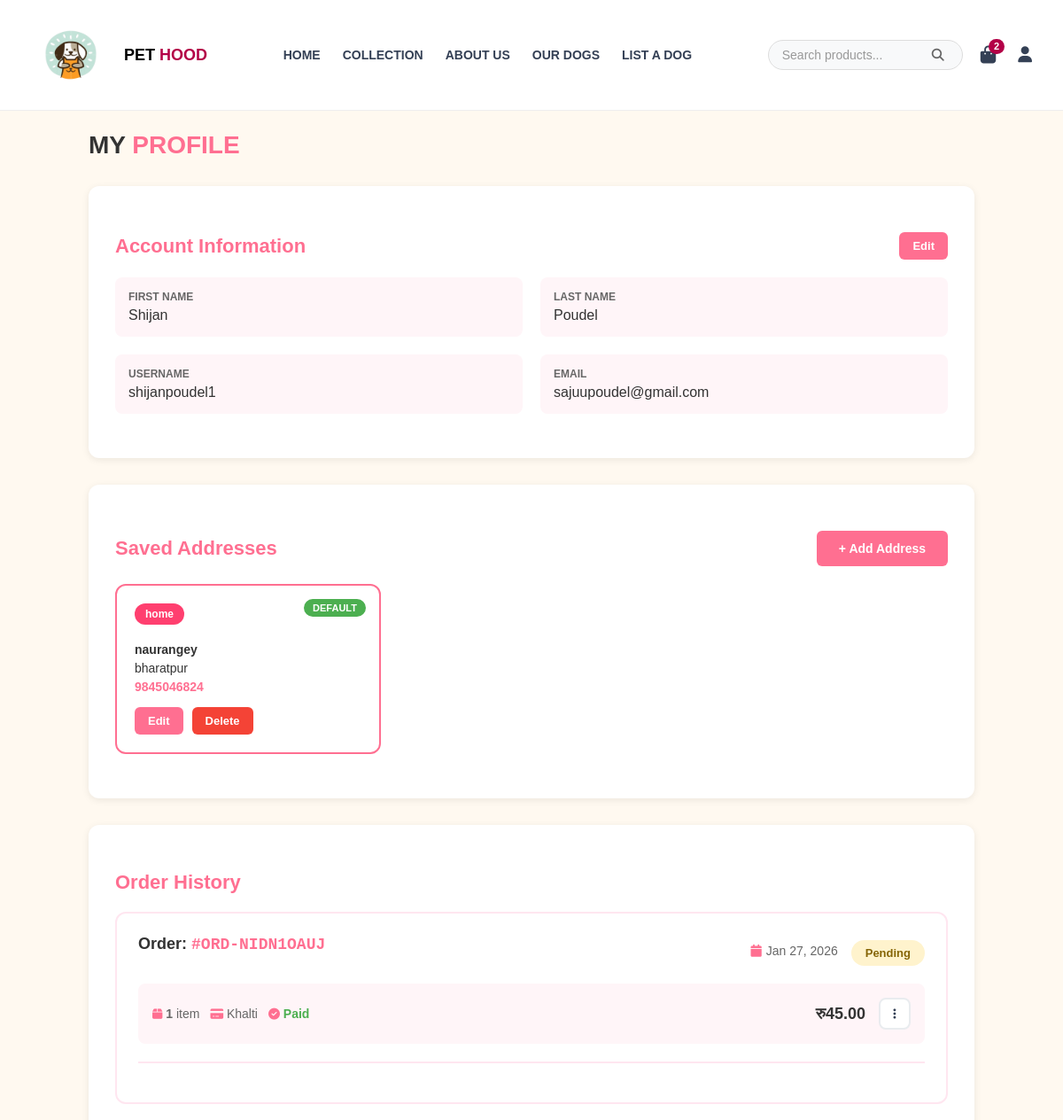
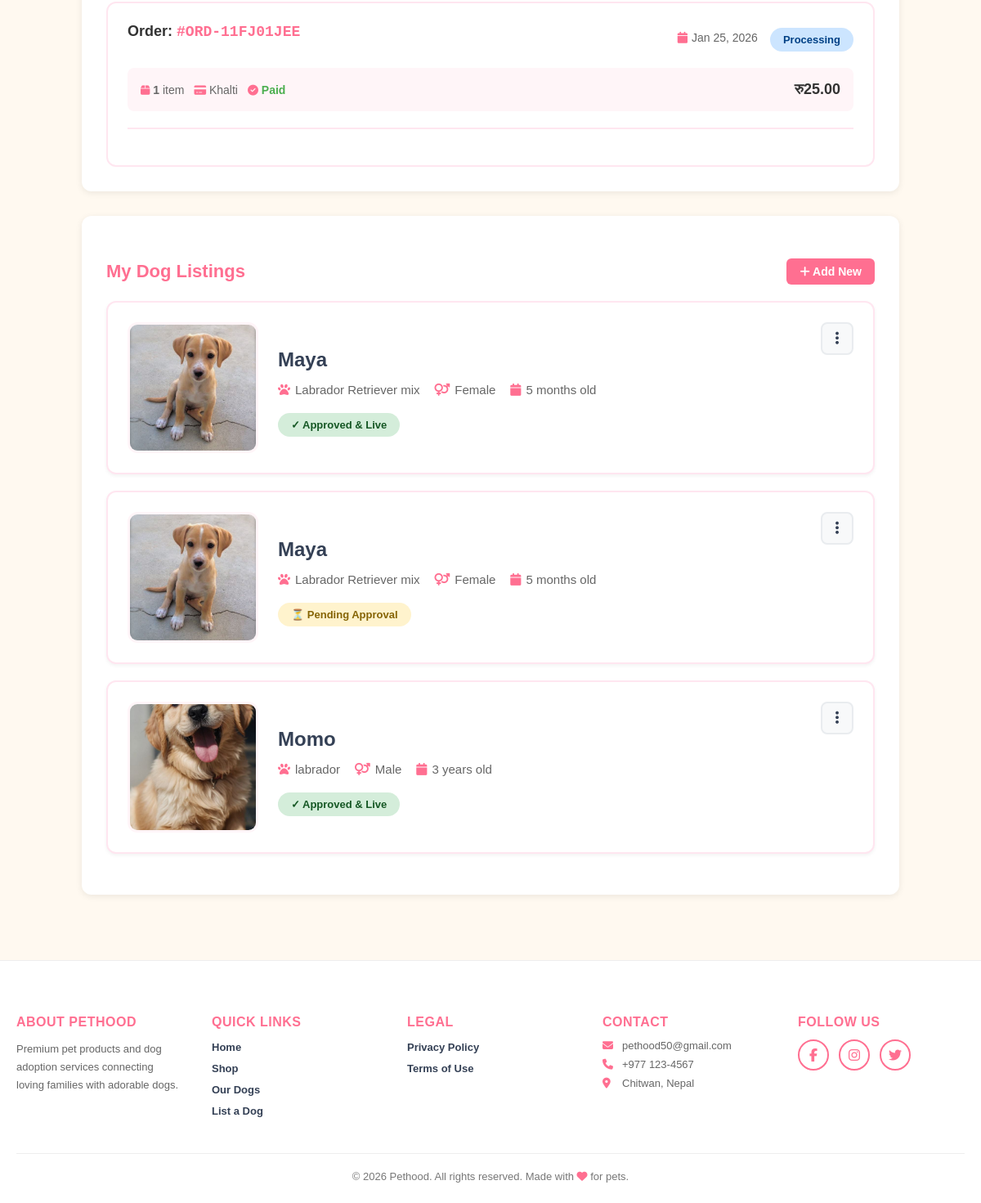
Screenshot of /profile/ (signed in) with the database file from the repository (2 pictures, top to bottom).
### userauth/models.py (models this page shows, shortened)
class Address(models.Model):
    user = models.ForeignKey(User, on_delete=models.CASCADE, related_name='addresses')
    label = models.CharField(max_length=50, help_text="e.g., Home, Office, Other")
    address_line = models.TextField()
    city = models.CharField(max_length=100)
    postal_code = models.CharField(max_length=20, blank=True)
    phone = models.CharField(max_length=20)
    is_default = models.BooleanField(default=False)
    created_at = models.DateTimeField(auto_now_add=True)
    updated_at = models.DateTimeField(auto_now=True)
    class Meta:
        verbose_name_plural = "Addresses"
        ordering = ['-is_default', '-created_at']

### shop/models.py (models this page shows, shortened)
class Order(models.Model):
    STATUS_CHOICES = [
        ('pending', 'Pending'),
        ('packing', 'Packing'),
        ('processing', 'Processing'),
        ('shipped', 'Shipped'),
        ('delivered', 'Delivered'),
        ('cancelled', 'Cancelled'),
    ]
    PAYMENT_METHOD_CHOICES = [
        ('khalti', 'Khalti'),
        ('cod', 'Cash on Delivery'),
    ]
    user = models.ForeignKey(User, on_delete=models.CASCADE)
    order_number = models.CharField(max_length=20, unique=True, editable=False, null=True, blank=True)
    first_name = models.CharField(max_length=100)
    last_name = models.CharField(max_length=100)
    email = models.EmailField()
    phone = models.CharField(max_length=20)
    address = models.TextField()
    city = models.CharField(max_length=100)
    postal_code = models.CharField(max_length=20, blank=True)
    notes = models.TextField(blank=True)
    total_amount = models.DecimalField(max_digits=10, decimal_places=2)
    payment_method = models.CharField(max_length=20, choices=PAYMENT_METHOD_CHOICES)
    status = models.CharField(max_length=20, choices=STATUS_CHOICES, default='pending')
    payment_verified = models.BooleanField(default=False)
    khalti_token = models.CharField(max_length=255, blank=True, null=True)
    khalti_transaction_id = models.CharField(max_length=255, blank=True, null=True)
    created_at = models.DateTimeField(auto_now_add=True)
    updated_at = models.DateTimeField(auto_now=True)
    class Meta:
        ordering = ['-created_at']

### dog/models.py (models this page shows, shortened)
class Dog(models.Model):
    GENDER_CHOICES = [
        ('male', 'Male'),
        ('female', 'Female'),
    ]
    name = models.CharField(max_length=100)
    slug = models.SlugField(max_length=150, unique=True, blank=True)
    breed = models.CharField(max_length=100)
    gender = models.CharField(max_length=10, choices=GENDER_CHOICES, default='male')
    age = models.IntegerField(help_text="Age in months")
    behaviour = models.CharField(max_length=200, help_text="e.g., Friendly, Energetic, Calm, Playful")
    description = models.TextField()
    price = models.DecimalField(max_digits=10, decimal_places=2, help_text="Adoption fee", default=0)
    image = models.ImageField(upload_to='dogs/', blank=True, null=True)
    lister = models.ForeignKey(User, on_delete=models.CASCADE, related_name='listed_dogs', null=True, blank=True)
    location = models.CharField(max_length=100, help_text="City or area", blank=True)
    is_approved = models.BooleanField(default=False, help_text="Admin approval status")
    is_adopted = models.BooleanField(default=False)
    created_at = models.DateTimeField(auto_now_add=True)
    updated_at = models.DateTimeField(auto_now=True)
    def get_age_display(self):
        try:
            age_int = int(self.age) if isinstance(self.age, str) else self.age
        except (ValueError, TypeError):
            return str(self.age)  # Return as-is if conversion fails
        if age_int < 12:
            return f"{age_int} month{'s' if age_int != 1 else ''}"
        else:
            years = age_int // 12
            months = age_int % 12
            if months == 0:
                return f"{years} year{'s' if years != 1 else ''}"
            else:
                return f"{years} year{'s' if years != 1 else ''}, {months} month{'s' if months != 1 else ''}"
    class Meta:
        ordering = ['-created_at']

### userauth/views.py (the view)
# urls.py: path('profile/', views.profile, name='profile'),
@login_required
def profile(request):
    from shop.models import Order
    from dog.models import Dog
    addresses = Address.objects.filter(user=request.user)
    can_add_more = addresses.count() < 3
    orders = Order.objects.filter(user=request.user).prefetch_related('items__product').order_by('-created_at')[:5]
    total_orders = Order.objects.filter(user=request.user).count()
    my_dogs = Dog.objects.filter(lister=request.user).order_by('-created_at')[:5]
    total_dogs = Dog.objects.filter(lister=request.user).count()
    context = {
        'addresses': addresses,
        'can_add_more': can_add_more,
        'orders': orders,
        'my_dogs': my_dogs,
        'total_orders': total_orders,
        'total_dogs': total_dogs,
    }
    return render(request, 'profile.html', context)

### shop/context_processors.py (called while the page is built)
def cart_count(request):
    if request.user.is_authenticated:
        cart, _ = Cart.objects.get_or_create(user=request.user)
        count = cart.items.count()
    else:
        count = 0
    return {'cart_count': count}

### shop/models.py (called while the page is built)
    @property
    def subtotal(self):
        return self.price * self.quantity

### templates/profile.html (shortened to what this page needs)
{% extends 'base.html' %}
{% load static %}
{% block content %}
<div class="profile-container">
<h2>MY <span>PROFILE</span></h2>
    <div class="section">
        <h3>
            <span>Account Information</span>
            <button class="btn btn-edit" onclick="openAccountModal()">
                Edit
            </button>
        </h3>
        <div class="user-info">
            <div class="info-item">
                <label>First Name</label>
                <span>{{ user.first_name|default:"Not set" }}</span>
            </div>
            <div class="info-item">
                <label>Last Name</label>
                <span>{{ user.last_name|default:"Not set" }}</span>
            </div>
            <div class="info-item">
                <label>Username</label>
                <span>{{ user.username }}</span>
            </div>
            <div class="info-item">
                <label>Email</label>
                <span>{{ user.email }}</span>
            </div>
        </div>
    </div>
    <div class="section">
        <h3>
            <span>Saved Addresses</span>
            <button class="btn btn-add" onclick="openAddModal()" {% if not can_add_more %}disabled{% endif %}>
                + Add Address
            </button>
        </h3>
        {% if addresses %}
        <div class="addresses-grid">
            {% for address in addresses %}
            <div class="address-card {% if address.is_default %}default{% endif %}">
                {% if address.is_default %}
                <span class="default-badge">DEFAULT</span>
                {% endif %}
                <span class="address-label">{{ address.label }}</span>
                <div class="address-details">
                    <p><strong>{{ address.address_line }}</strong></p>
                    <p>{{ address.city }}{% if address.postal_code %}, {{ address.postal_code }}{% endif %}</p>
                    <p class="phone">{{ address.phone }}</p>
                </div>
                <div class="address-actions">
                    <button class="btn btn-edit" onclick="openEditModal({{ address.id }}, '{{ address.label }}', '{{ address.address_line|escapejs }}', '{{ address.city }}', '{{ address.postal_code }}', '{{ address.phone }}', {{ address.is_default|lower }})">
                        Edit
                    </button>
                    <form method="post" action="{% url 'delete_address' address.id %}" style="display: inline;" onsubmit="return confirm('Are you sure you want to delete this address?');">
                        <button type="submit" class="btn btn-delete">Delete</button>
                    </form>
                </div>
            </div>
            {% endfor %}
        </div>
        {% else %}
        <div class="no-addresses">
            <p>You haven't saved any addresses yet.</p>
        </div>
        {% endif %}
    </div>
    <div class="section">
        <h3>
            Order History
        </h3>
        {% if orders %}
        <div class="orders-list">
            {% for order in orders %}
            <div class="order-card" onclick="window.location.href='{% url 'order_detail' order.id %}'" style="cursor: pointer;">
                <div class="order-header">
                    <div class="order-number">
                        Order: <span>#{{ order.order_number }}</span>
                    </div>
                    <div class="order-meta">
                        <div class="order-date">
                            <i class="fas fa-calendar"></i>
                            {{ order.created_at|date:"M d, Y" }}
                        </div>
                        <span class="listing-status status-{{ order.status }}">
                            {{ order.get_status_display }}
                        </span>
                    </div>
                </div>
                <div class="order-summary">
                    <div class="order-summary-left">
                        <div class="order-info-row">
                            <span><i class="fas fa-box"></i> <strong>{{ order.items.count }}</strong> item{{ order.items.count|pluralize }}</span>
                            <span><i class="fas fa-credit-card"></i> {{ order.get_payment_method_display }}</span>
                            {% if order.payment_method == 'khalti' %}
                                {% if order.payment_verified %}
                                    <span style="color: #4caf50; font-weight: 600;"><i class="fas fa-check-circle"></i> Paid</span>
                                {% else %}
                                    <span style="color: #ff9800; font-weight: 600;"><i class="fas fa-clock"></i> Payment Pending</span>
                                {% endif %}
                            {% endif %}
                        </div>
                    </div>
                    <div class="order-summary-right">
                        <div class="order-total">रु{{ order.total_amount }}</div>
                        {% if order.status == 'pending' %}
                        <div class="order-actions-menu">
                            <button class="order-menu-btn" onclick="toggleDropdown(event, 'order-menu-{{ order.id }}')">
                                <i class="fas fa-ellipsis-v"></i>
                            </button>
                        </div>
                        {% endif %}
                    </div>
                </div>
                <div class="order-details">
                </div>
            </div>
            {% endfor %}
        </div>
        {% else %}
        <div class="no-orders">
            <div class="no-orders-icon">∅</div>
            <p>You haven't placed any orders yet</p>
            <a href="{% url 'shop_home' %}" class="btn btn-add">Start Shopping</a>
        </div>
        {% endif %}
    </div>
    {% if my_dogs %}
    <div class="section">
        <h3>
            My Dog Listings
            <a href="{% url 'dog:add_dog_listing' %}" class="btn btn-add" style="font-size: 14px; padding: 8px 16px;">
                <i class="fas fa-plus"></i> Add New
            </a>
        </h3>
        {% for dog in my_dogs %}
        <div class="listing-card">
            <img src="{{ dog.image.url }}" alt="{{ dog.name }}" class="listing-image">
            <div class="listing-info">
                <h4>{{ dog.name }}</h4>
                <div class="listing-meta">
                    <span><i class="fas fa-paw"></i> {{ dog.breed }}</span>
                    <span><i class="fas fa-venus-mars"></i> {{ dog.get_gender_display }}</span>
                    <span><i class="fas fa-calendar"></i> {{ dog.get_age_display }} old</span>
                </div>
                <div>
                    {% if dog.is_adopted %}
                        <span class="listing-status status-adopted">✓ Adopted</span>
                    {% elif dog.is_approved %}
                        <span class="listing-status status-delivered">✓ Approved & Live</span>
                    {% else %}
                        <span class="listing-status status-pending">⏳ Pending Approval</span>
                    {% endif %}
                </div>
            </div>
            <div class="listing-actions">
                <button class="menu-btn" onclick="toggleDropdown(event, 'menu-{{ dog.id }}')">
                    <i class="fas fa-ellipsis-v"></i>
                </button>
            </div>
        </div>
        {% endfor %}
    </div>
    {% endif %}
</div>
{% endblock %}

### static/base.css (style rules this page uses)
* { box-sizing: border-box; }
body { margin: 0; font-family: Arial, sans-serif; }

### rows the page displays
Address: is_default "DEFAULT", label "home", address_line "naurangey", city "bharatpur", phone "9845046824"
Order: order_number "ORD-NIDN1OAUJ", created_at "Jan 27, 2026", status "Pending", items.count "1", payment_method "Khalti", payment_verified True (drawn), total_amount "45.00"
Order: order_number "ORD-11FJ01JEE", created_at "Jan 25, 2026", status "Processing", items.count "1", payment_method "Khalti", payment_verified True (drawn), total_amount "25.00"
Dog: image (picture), name "Maya", breed "Labrador Retriever mix", gender "Female", age "5 months", is_adopted "✓ Approved & Live"
Dog: image (picture), name "Maya", breed "Labrador Retriever mix", gender "Female", age "5 months", is_adopted "⏳ Pending Approval"
Dog: image (picture), name "Momo", breed "labrador", gender "Male", age "3 years", is_adopted "✓ Approved & Live"

### other values shown
{{ cart_count }} "2"
{{ user.first_name|default:"Not set" }} "Shijan"
{{ user.last_name|default:"Not set" }} "Poudel"
{{ user.username }} "shijanpoudel1"
{{ user.email }} "sajuupoudel@gmail.com"
